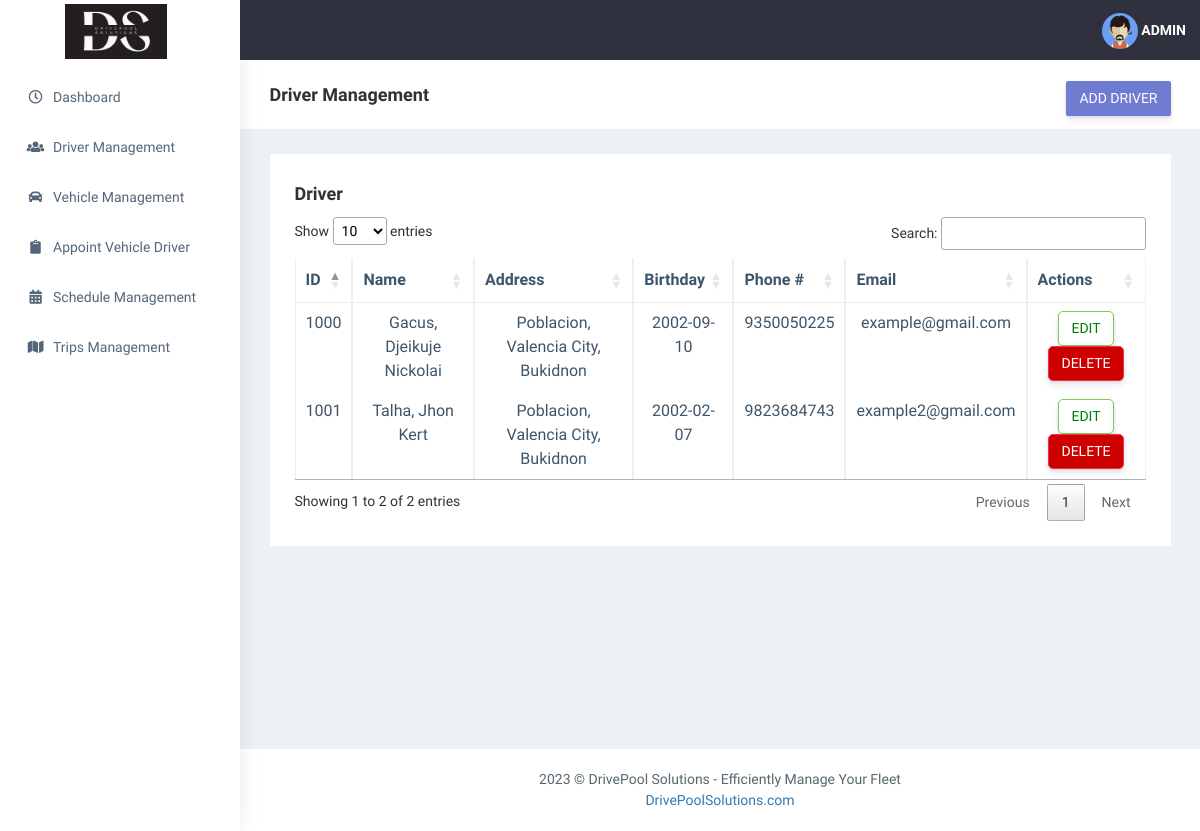
/driver.php, run on an earlier commit of the app's database.
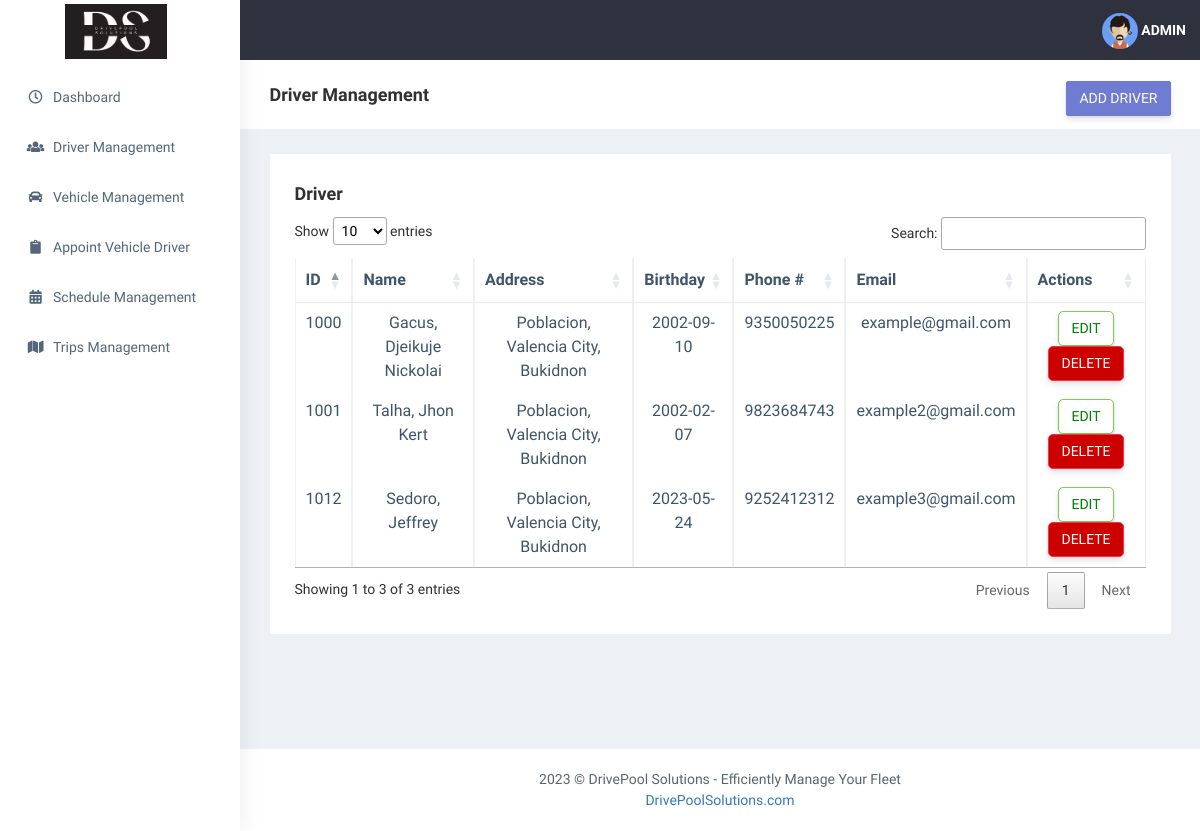
And on a later commit of the database.
### tables this page shows
CREATE TABLE `driver` (
  `driver_id` int(20) NOT NULL,
  `first_name` varchar(255) NOT NULL,
  `middle_name` varchar(255) NOT NULL,
  `last_name` varchar(255) NOT NULL,
  `suffix` varchar(255) DEFAULT NULL,
  `birthday` date NOT NULL,
  `barangay` varchar(255) NOT NULL,
  `city` varchar(255) NOT NULL,
  `province` varchar(255) NOT NULL,
  `phone_number` char(11) NOT NULL,
  `email_address` varchar(255) DEFAULT NULL,
  `created_at` timestamp NULL DEFAULT NULL,
  `updated_at` timestamp NOT NULL DEFAULT current_timestamp()
);

### driver.php (the view, shortened to what this page needs)
<?php
include "header.php";
include_once "includes/db_conn.php";
$display = "SELECT * FROM driver";
$dis = $conn->query($display);
?>
        <aside class="left-sidebar" data-sidebarbg="skin6">
            <div class="scroll-sidebar">
                <nav class="sidebar-nav">
                    <ul id="sidebarnav">
                        <li class="sidebar-item pt-2">
                            <a class="sidebar-link waves-effect waves-dark sidebar-link" href="dashboard.php"
                                aria-expanded="false">
                                <i class="far fa-clock" aria-hidden="true"></i>
                                <span class="hide-menu">Dashboard</span>
                            </a>
                        </li>
                        <li class="sidebar-item">
                            <a class="sidebar-link waves-effect waves-dark sidebar-link" href="#"
                                aria-expanded="false">
                                <i class="fa fa-users" aria-hidden="true"></i>
                                <span class="hide-menu">Driver Management</span>
                            </a>
                        </li>
                        <li class="sidebar-item">
                            <a class="sidebar-link waves-effect waves-dark sidebar-link" href="vehicle.php"
                                aria-expanded="false">
                                <i class="fa fa-car" aria-hidden="true"></i>
                                <span class="hide-menu">Vehicle Management</span>
                            </a>
                        </li>
                        <li class="sidebar-item">
                            <a class="sidebar-link waves-effect waves-dark sidebar-link" href="appoint.php"
                                aria-expanded="false">
                                <i class="fas fa-clipboard" aria-hidden="true"></i>
                                <span class="hide-menu">Appoint Vehicle Driver</span>
                            </a>
                        </li>
                        <li class="sidebar-item">
                            <a class="sidebar-link waves-effect waves-dark sidebar-link" href="schedule.php"
                                aria-expanded="false">
                                <i class="fas fa-calendar-alt" aria-hidden="true"></i>
                                <span class="hide-menu">Schedule Management</span>
                            </a>
                        </li>
                        <li class="sidebar-item">
                            <a class="sidebar-link waves-effect waves-dark sidebar-link" href="trips.php"
                                aria-expanded="false">
                                <i class="fa fa-map" aria-hidden="true"></i>
                                <span class="hide-menu">Trips Management</span>
                            </a>
                        </li>
                    </ul>
                </nav>
            </div>
        </aside>
        <div class="page-wrapper" style="min-height: 250px;">
            <div class="page-breadcrumb bg-white">
                <div class="row align-items-center">
                    <div class="col-lg-3 col-md-4 col-sm-4 col-xs-12">
                        <h4 class="page-title">Driver Management</h4>
                    </div>
                    <div class="col-lg-9 col-sm-8 col-md-8 col-xs-12">
                        <div class="d-md-flex">
                            <ol class="breadcrumb ms-auto">
                                <li><button type="button" class="btn btn-primary" data-bs-toggle="modal"
                                data-bs-target="#addDriver" >ADD DRIVER</button></li>
                            </ol>
                        </div>
                    </div>
                </div>
            </div>
            <div class="container-fluid">
                <div class="row">
                    <div class="col-sm-12">
                        <div class="white-box">
                            <h3 class="box-title">Driver</h3>
                            <div class="table-responsive">
                                <table class="table text-center load table-bordered table-hover  driverTable">
                                    <thead>
                                        <tr>
                                            <th class="border-top-0">ID</th>
                                            <th class="border-top-0">Name</th>
                                            <th class="border-top-0">Address</th>
                                            <th class="border-top-0">Birthday</th>
                                            <th class="border-top-0">Phone #</th>
                                            <th class="border-top-0">Email</th>
                                            <th class="">Actions</th>
                                        </tr>
                                    </thead>
                                    <tbody>
                                            <?php
                                            if ($dis->num_rows > 0) {
                                                while($row = $dis->fetch_assoc()) {
                                                  echo '<tr>
                                                  <td>'. $row['driver_id'].'</td>
                                                  <td>'. $row['last_name'].', '. $row['first_name'] .' '. $row['middle_name'] .' '. $row['suffix'] .'</td>
                                                  <td>'. $row['barangay'].', '. $row['city'].', '. $row['province'].'</td>
                                                  <td>'. $row['birthday'].'</td>
                                                  <td>'. $row['phone_number'].'</td>
                                                  <td>'. $row['email_address'].'</td>
                                                  <td>
                                                      <button type="button" id="edit-btn" class="btn btn-success" data-bs-toggle="modal"
                                                      data-bs-target="#editVehicle" onclick="editDriver('. $row['driver_id'].')">EDIT</button>
                                                      <button type="button" id="delete-btn" class="btn btn-danger"
                                                      onclick="deleteDriver('. $row['driver_id'].')">DELETE</button>
                                                  </td></tr>';
                                                }
                                            }
                                            ?>
                                    </tbody>
                            </table>
                        </div>
                    </div>
                </div>
            </div>
        </div>
<?php include "footer.php" ?>

### header.php (shortened to what this page needs)
<!DOCTYPE html>
<html dir="ltr" lang="en">
<head>
    <link href="css/style.min.css" rel="stylesheet">
    <link href="DataTables/datatables.min.css" rel="stylesheet">
    <link href="css/main.css" rel="stylesheet">
<body>
    <div id="main-wrapper" data-layout="vertical" data-navbarbg="skin5" data-sidebartype="full"
        data-sidebar-position="absolute" data-header-position="absolute" data-boxed-layout="full">
        <header class="topbar" data-navbarbg="skin5">
            <nav class="navbar top-navbar navbar-expand-md navbar-dark">
                <div class="navbar-header" data-logobg="skin6">
                    <a class="navbar-brand" href="dashboard.php">
                        <span class="logo-text">
                            <img src="icon/light_smol.png" alt="homepage" height ="55px" style="margin-left: 50px;">
                        </span>
                    </a>
                </div>
                <div class="navbar-collapse collapse" id="navbarSupportedContent" data-navbarbg="skin5">
        <ul class="navbar-nav ms-auto d-flex align-items-center">
            <li class="nav-item dropdown">
                <a class="nav-link dropdown-toggle" href="#" role="button" data-bs-toggle="dropdown" aria-expanded="false">
                    <img src="icon/users/d1.jpg" alt="user-img" width="36" style="border-radius: 50%;">
                    <span class="text-white font-medium">ADMIN</span>
                </a>
            </li>
        </ul>
                </div>
            </nav>
        </header>

### footer.php (shortened to what this page needs)
        <footer class="footer text-center"> 2023 © DrivePool Solutions - Efficiently Manage Your Fleet <br>
                <a href="404.php">DrivePoolSolutions.com</a>
            </footer>
        </div>
    </div>
</body>
</html>

### css/main.css (style rules this page uses)
.container, .container-fluid, .container-sm, .container-md, .container-lg, .container-xl { width: 100%; padding-right: 7.5px; padding-left: 7.5px; margin-right: auto; margin-left: auto; }
.row { display: -ms-flexbox; display: flex; -ms-flex-wrap: wrap; flex-wrap: wrap; margin-right: -7.5px; margin-left: -7.5px; }

### css/customcss.php (style rules this page uses)
#add-btn, #edit-btn, #delete-btn { color: green; background-color: #fff; border-radius: 5px; }
#cancel-btn, #delete-btn { color: #fff; background-color: #CD0000; border-radius: 5px; }

What changed in the data, as far as the page shows it:
added driver: driver_id "1012", last_name "Sedoro", first_name "Jeffrey", barangay "Poblacion", city "Valencia City", province "Bukidnon", birthday "2023-05-24", phone_number "9252412312", email_address "example3@gmail.com"
Also different on the page:
text written by a page script: "Show entries Search: Showing 1 to 2 of 2 entries Previous 1 Next" → "Show entries Search: Showing 1 to 3 of 3 entries Previous 1 Next"
